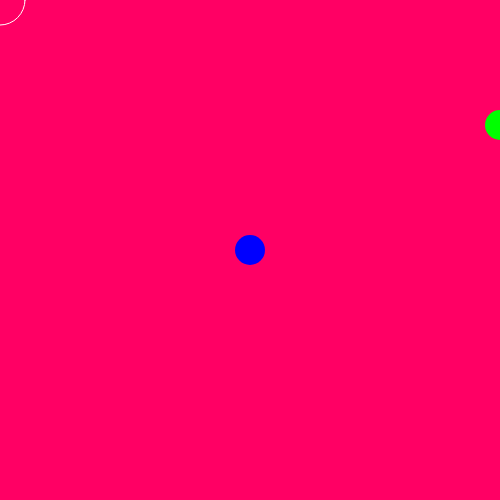
Frame 1 (no input)
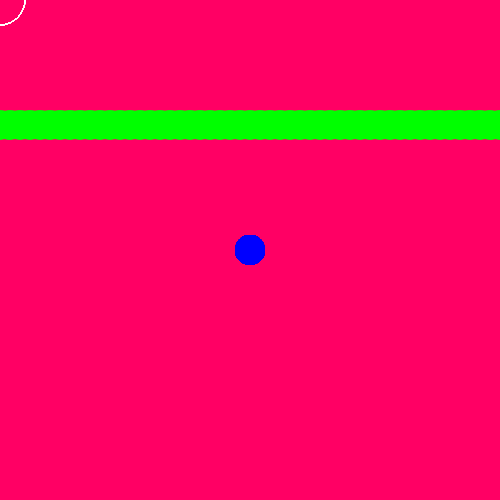
Frame 60 (no input)
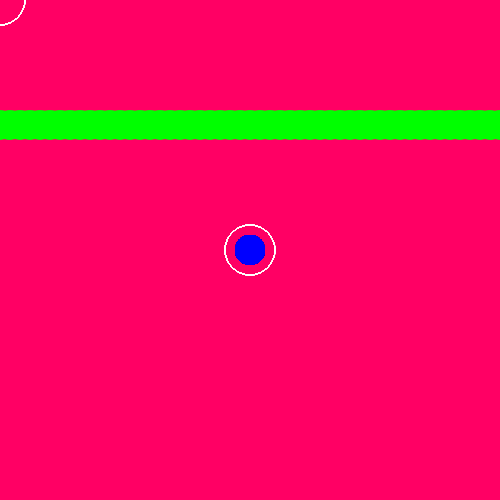
Frame 120 (the mouse pressed at the canvas centre since frame 60)

The p5.js sketch that drew these frames (run headless with seeded random() and noise() and a simulated clock; from frame 60 on, the mouse is pressed at the canvas centre):

// p5.js sketch
// ── sketch.js
let x ;
let speed = 10;

function setup() {
  createCanvas(500, 500);
  background(255, 0, 100);
  x = width;
}

function draw() {
  // background(0);

  noFill(); // stroke only
  stroke(255); // this controls the colour of the outline
  circle(mouseX, mouseY, 50); // built-in variable containing the current x and y mouse position 

  noStroke();
  fill(0, 255, 0);
  circle(x, height/4, 30);
  x -= speed;

  fill(0, 0, 255);
  circle(width / 2, height / 2, 30); // built-in variables containing width and height of the canvas
}
